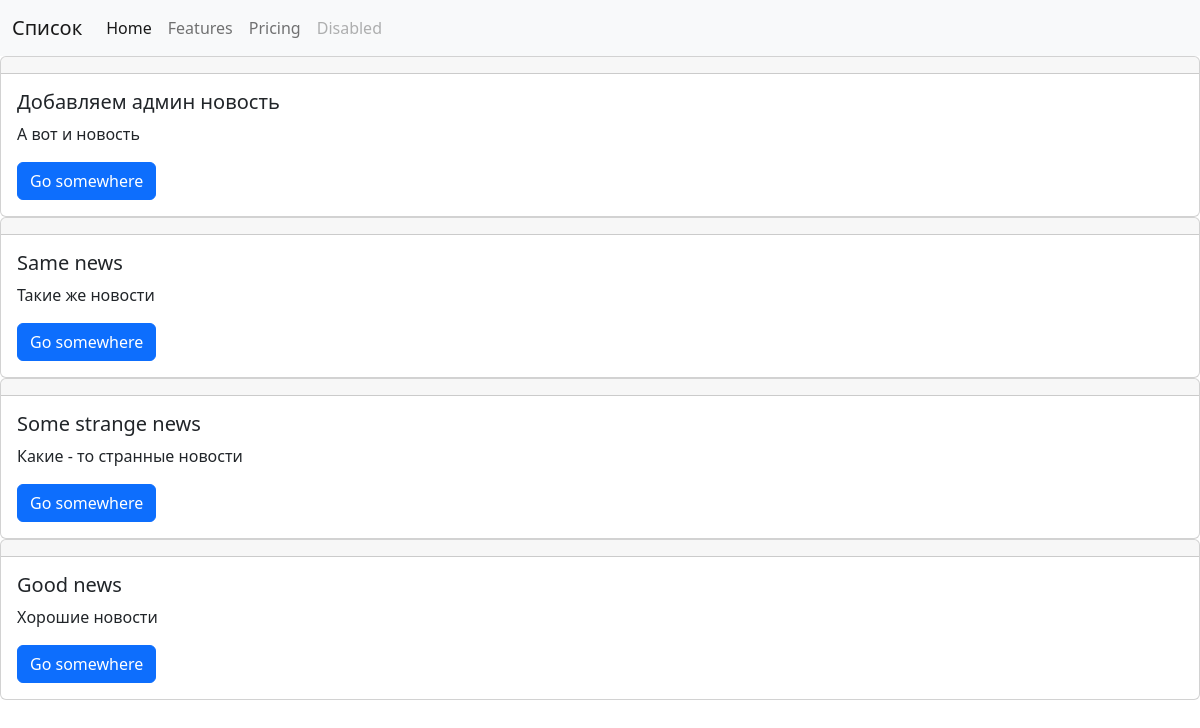
The page / on the database its author committed.
### news/models.py (models this page shows, shortened)
class News(models.Model):
    title = models.CharField(
        max_length=100,
        verbose_name='Заголовок'
    )
    content = models.TextField(
        max_length=255,
        blank=True,
        verbose_name='Текст'
    )
    published = models.DateTimeField(
        auto_now_add=True,
        verbose_name='Опубликовано'
    )
    updated = models.DateTimeField(auto_now=True, verbose_name='Обновлено')
    is_published = models.BooleanField(default=False)
    image = models.ImageField(upload_to='photos/%Y/%m/%d/', blank=True)
    category = models.ForeignKey(
        'Category',
        on_delete=models.SET_NULL,
        null=True
    )
    class Meta:
        verbose_name = 'Новость'
        verbose_name_plural = 'Новости'
        ordering = ('title',)

### news/views.py (the view)
# urls.py: path('', index),
def index(request):
    news = News.objects.order_by('-published')
    return render(request, 'news/index.html', {'news': news, 'title': 'Список'})

### news/templates/news/index.html (shortened to what this page needs)
<!doctype html>
<html lang="en">
  <head>
    <link href="https://cdn.jsdelivr.net/npm/bootstrap@5.2.0/dist/css/bootstrap.min.css" rel="stylesheet">
  </head>
  <body>
    <nav class="navbar navbar-expand-lg bg-light">
      <div class="container-fluid">
        <a class="navbar-brand" href="#">{{ title }}</a>
        <div class="collapse navbar-collapse" id="navbarNavAltMarkup">
          <div class="navbar-nav">
            <a class="nav-link active" aria-current="page" href="#">Home</a>
            <a class="nav-link" href="#">Features</a>
            <a class="nav-link" href="#">Pricing</a>
            <a class="nav-link disabled">Disabled</a>
          </div>
        </div>
      </div>
    </nav>
    {% for i in news %}
      <div class="card">
        <div class="card-header">
        </div>
        <div class="card-body">
          <h5 class="card-title">{{ i.title }}</h5>
          <p class="card-text">{{ i.content }}</p>
          <a href="#" class="btn btn-primary">Go somewhere</a>
        </div>
      </div>
    {% endfor %}
  </body>
</html>

### rows shown on the page
News: title "Добавляем админ новость", content "А вот и новость"
News: title "Same news", content "Такие же новости"
News: title "Some strange news", content "Какие - то странные новости"
News: title "Good news", content "Хорошие новости"

### other values the page prints
{{ title }} "Список"
